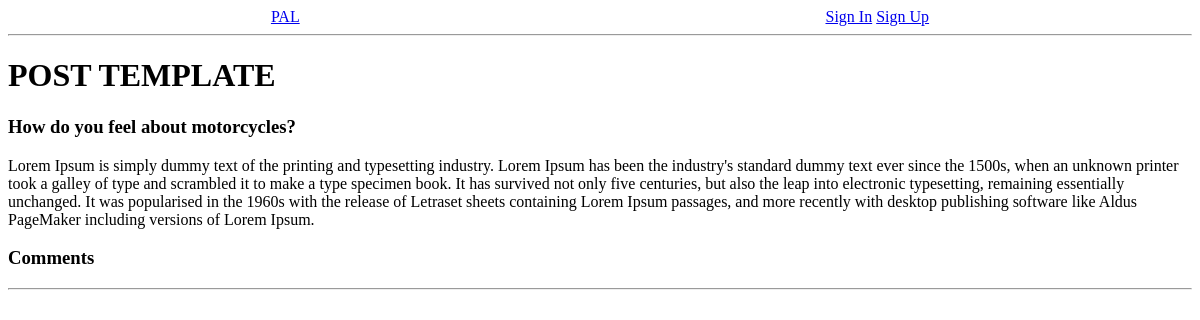
/post/1/, run on an earlier commit of the app's database.
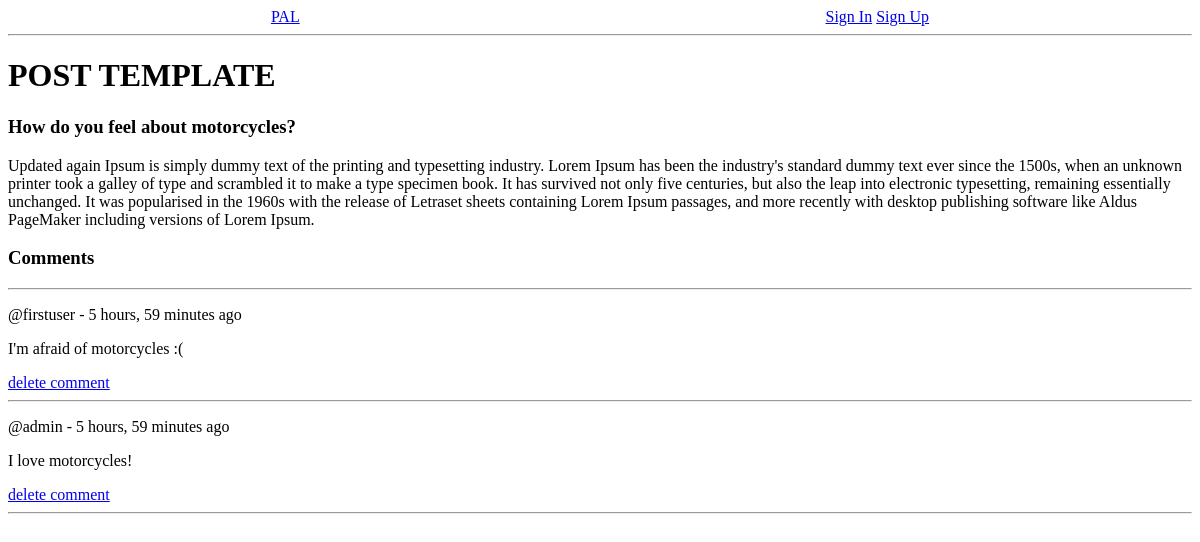
And on a later commit of the database.
### posts/models.py (models this page shows, shortened)
class Post(models.Model):
    name = models.CharField(max_length=200)
    description = models.TextField(null=True, blank=True)
    topic = models.ForeignKey(Topic, null=True, on_delete=SET_NULL) # each Post is related to a single Topic
    user = models.ForeignKey(User, null=True, on_delete=SET_NULL) # each Post is related to a single User
    created = models.DateTimeField(auto_now_add=True)
    updated = models.DateTimeField(auto_now=True)

### comments/models.py (models this page shows, shortened)
class Comment(models.Model):
    user = models.ForeignKey(User, on_delete=CASCADE) # each Comment is related to a single User
    post = models.ForeignKey(Post, on_delete=CASCADE) # each Comment is related to a single Post
    body = models.TextField()
    created = models.DateTimeField(auto_now_add=True)
    updated = models.DateTimeField(auto_now=True)

### posts/views.py (the view, shortened to what this page needs)
# urls.py: path('post/<str:pk>/', views.post, name='post'),
def post(request, pk):
    post = Post.objects.get(id=pk)
    comments = post.comment_set.all().order_by('-created') # get the comments from each post
    context = {
    'post': post,
    'comments': comments
  }
    return render(request, 'posts/post.html', context)

### posts/templates/posts/post.html (shortened to what this page needs)
{% extends 'main.html' %}
{% block content %}
<h1>POST TEMPLATE</h1>
<div>
    <h3>{{ post.name }}</h3>
    <p>{{ post.description }}</p>
</div>
<h3>Comments</h3>
<hr>
<div>
    {% for comment in comments %}
        <div>
            <p>@{{ comment.user }} - {{ comment.created|timesince }} ago</p>
            <p>{{ comment.body }}</p>
            <a href="{% url 'comments:delete-comment' comment.id %}">delete comment</a>
        </div>
        <hr>
    {% endfor %}
</div>
{% endblock content %}

What changed in the data, as far as the page shows it:
changed Post "How do you feel about motorcycles?": description "Lorem Ipsum is simply dummy…" → "Updated again Ipsum is simply dummy…"
added Comment: user "firstuser", created "5 hours, 59 minutes", body "I'm afraid of motorcycles :("
added Comment: user "admin", created "5 hours, 59 minutes", body "I love motorcycles!"
